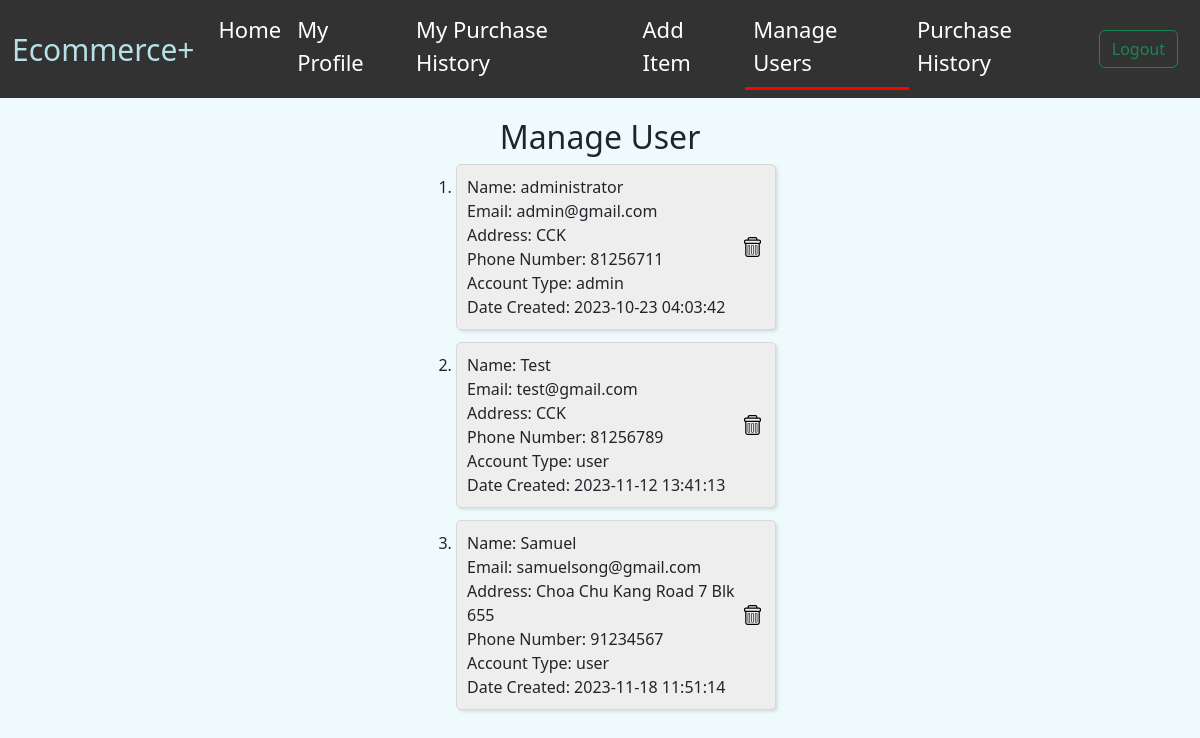
The page /manage_user (signed in) on the database its author committed.
### tables this page shows
CREATE TABLE users (
    user_id INTEGER PRIMARY KEY AUTOINCREMENT,
    first_name varchar(50) NOT NULL,
    last_name varchar(50),
    email varchar(50) NOT NULL UNIQUE,
    password varchar(50) NOT NULL,
    address varchar(100),
    phone_number varchar(20),
    account_type varchar(10) NOT NULL DEFAULT "user",
    time_created DATETIME DEFAULT CURRENT_TIMESTAMP
);

### app.py (the view)
@app.route('/manage_user', methods=['GET', 'POST'])
def manage_user():
    try:
        if request.method == 'GET':
            conn = get_db_connection()
            users = conn.execute('SELECT * FROM users').fetchall()
            conn.close()
            return render_template('manage_user.html', users=users)
    except Exception as e:
        print(str(e))
        return redirect('/')

### app.py (called while the page is built)
def get_db_connection():
    conn = sqlite3.connect('sql_database.db')
    conn.row_factory = sqlite3.Row
    return conn

### templates/manage_user.html (shortened to what this page needs)
{% extends 'base.html' %}
{% block body %}
<main class="container-fluid main-cart-container">
  <h2>Manage User</h2>
  <div class="user-list">
    <ol>
      {% for user in users %}
      <li>
        <div class="user-box-flex">
          <div class="user-box-description">
            <div class="manage-user-left-section">
              <div class="first-name">
                {% if user.lastname != null %}
                Name: {{ user.first_name + " " + user.last_name }}
                {% else %}
                Name: {{ user.first_name }}
                {% endif %}
              </div>
              <div class="email">
                Email: {{ user.email }}
              </div>
              <div class="address">
                Address: {{ user.address }}
              </div>
              <div class="phone-number">
                  Phone Number: {{ user.phone_number }}
              </div>
              <div class="account_type">
                  Account Type: {{ user.account_type }}
              </div>
              <div class="date-created">
                  Date Created: {{ user.time_created }}
              </div>
            </div>
            <div class="manage-user-right-section">
              <div class="delete-user-container">
                <form class="delete-user-form" action="/delete_user" method="POST">
                  <button class="delete-user-button">
                    <img src="/static/css/icons/trash.svg" alt="delete-user-image" class="delete-user-image">
                  </button>
                </form>
              </div>
            </div>
          </div>
        </div>
      </li>
      {% endfor %}
  </ol>
  </div>
</main>
{% endblock %}

### static/css/main.css (style rules this page uses)
* { margin: 0; padding: 0; }
body, html { height: 100%; font-family: sans-serif; }
.main-cart-container { display: flex; flex-direction: column; align-items: center; }
.delete-cart-container, .delete-user-container { display: flex; justify-content: center; padding-bottom: 5px; padding-right: 5px; }
.delete-cart-form, .delete-user-form { display: flex; justify-content: center; }
.delete-cart-button, .delete-user-button, .delete-product-tag-button { border: none; }
.delete-cart-image, .delete-user-image, .delete-product-tag-image { height: 20px; }
.user-box-flex { display: flex; flex-direction: row; }
.user-box-description { display: flex; flex-direction: row; margin-bottom: 12px; border: solid; border-width: 1px; border-radius: 5px; border-color: rgb(216, 216, 216); background-color: rgb(238, 238, 238); box-shadow: 2px 2px 3px rgba(0, 0, 0, 0.1); width: 320px; padding: 10px 0px 10px 10px; }
.manage-user-left-section { flex: 1; }
.manage-user-right-section { display: flex; width: 40px; justify-content: center; align-items: center; }
body { background-color: #EFFAFD !important; }

### rows shown on the page
users: first_name "administrator", email "admin@gmail.com", address "CCK", phone_number "81256711", account_type "admin", time_created "2023-10-23 04:03:42"
users: first_name "Test", email "test@gmail.com", address "CCK", phone_number "81256789", account_type "user", time_created "2023-11-12 13:41:13"
users: first_name "Samuel", email "samuelsong@gmail.com", address "Choa Chu Kang Road 7 Blk 655", phone_number "91234567", account_type "user", time_created "2023-11-18 11:51:14"
